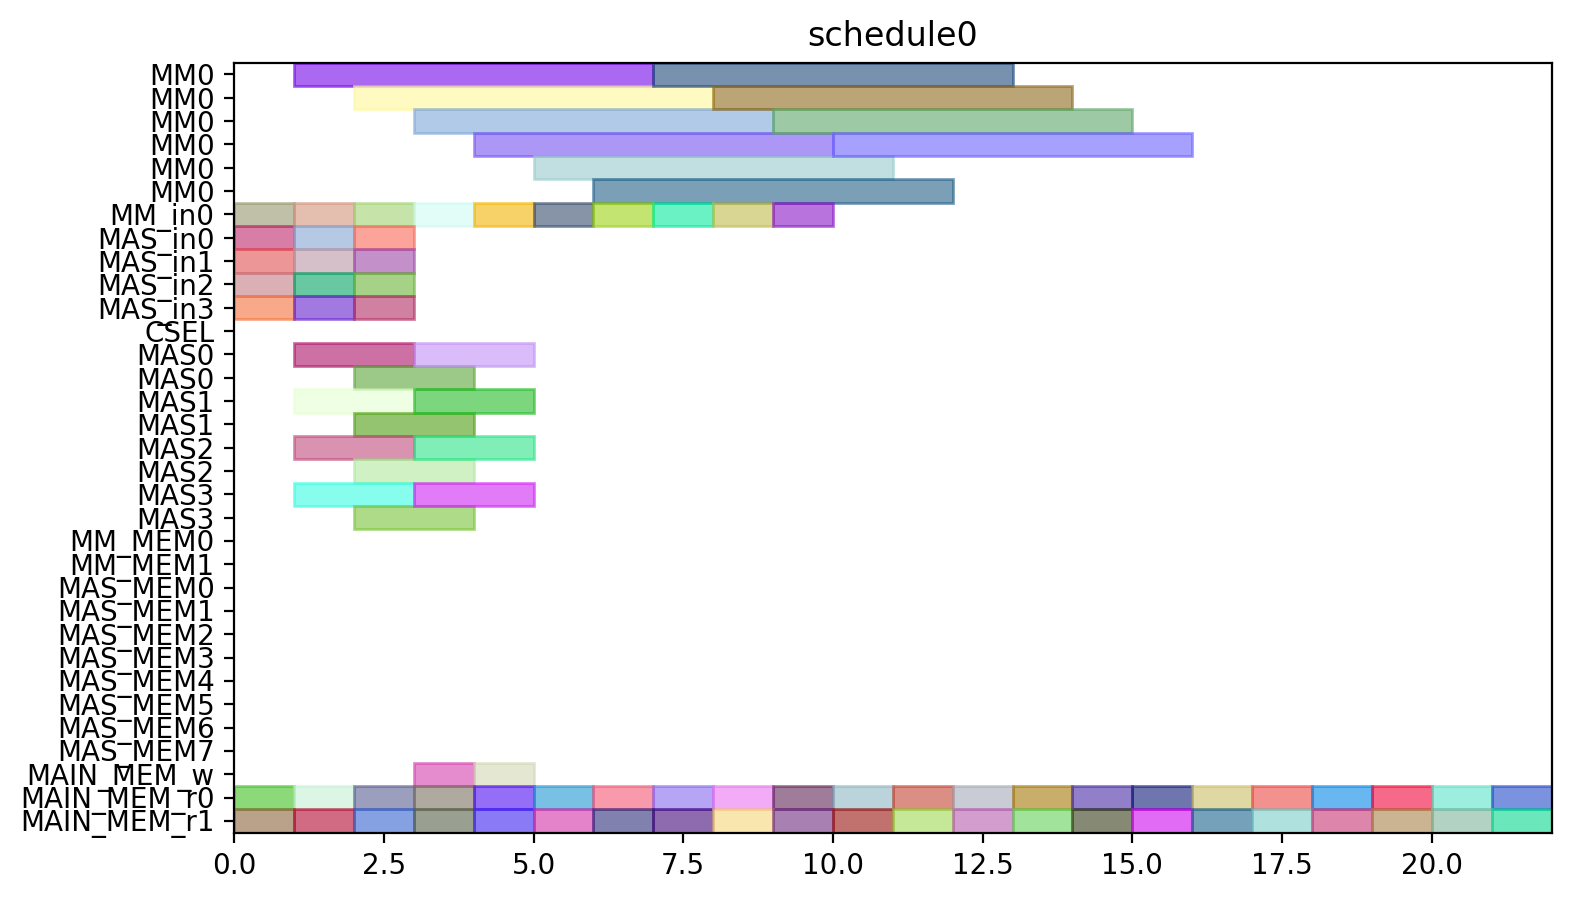

Python code for this plot:
from pyschedule import Scenario, solvers, plotters, alt


def solve():
	horizon = 90
	S = Scenario("schedule0", horizon=horizon)

	# resource
	MM = S.Resources('MM', num=1, size=6)
	MM_in = S.Resources('MM_in', num=1)
	MAS_in = S.Resources('MAS_in', num=4)
	CSEL = S.Resource('CSEL')
	MAS = S.Resources('MAS', num=4, size=2, periods=range(1, horizon))
	MM_MEM = S.Resources('MM_MEM', num=2)
	MAS_MEM = S.Resources('MAS_MEM', num=8)
	MAIN_MEM_w = S.Resource('MAIN_MEM_w', size=1)
	MAIN_MEM_r = S.Resources('MAIN_MEM_r', num=2)

	# result of previous scheduling

	# new tasks
	c10_t0 = S.Task('c10_t0', length=6, delay_cost=1)
	c10_t0 += alt(MM)
	c10_t0_in = S.Task('c10_t0_in', length=1, delay_cost=1)
	c10_t0_in += alt(MM_in)
	S += c10_t0_in*MM_in[0]<=c10_t0*MM[0]

	c10_t0_mem0 = S.Task('c10_t0_mem0', length=1, delay_cost=1)
	c10_t0_mem0 += MAIN_MEM_r[0]
	c10_t0_mem1 = S.Task('c10_t0_mem1', length=1, delay_cost=1)
	c10_t0_mem1 += MAIN_MEM_r[1]
	c10_t1 = S.Task('c10_t1', length=6, delay_cost=1)
	c10_t1 += alt(MM)
	c10_t1_in = S.Task('c10_t1_in', length=1, delay_cost=1)
	c10_t1_in += alt(MM_in)
	S += c10_t1_in*MM_in[0]<=c10_t1*MM[0]

	c10_t1_mem0 = S.Task('c10_t1_mem0', length=1, delay_cost=1)
	c10_t1_mem0 += MAIN_MEM_r[0]
	c10_t1_mem1 = S.Task('c10_t1_mem1', length=1, delay_cost=1)
	c10_t1_mem1 += MAIN_MEM_r[1]
	c10_t2 = S.Task('c10_t2', length=2, delay_cost=1)
	c10_t2 += alt(MAS)
	c10_t2_in = S.Task('c10_t2_in', length=1, delay_cost=1)
	c10_t2_in += alt(MAS_in)
	S += c10_t2_in*MAS_in[0]<=c10_t2*MAS[0]

	S += c10_t2_in*MAS_in[1]<=c10_t2*MAS[1]

	S += c10_t2_in*MAS_in[2]<=c10_t2*MAS[2]

	S += c10_t2_in*MAS_in[3]<=c10_t2*MAS[3]

	c10_t2_mem0 = S.Task('c10_t2_mem0', length=1, delay_cost=1)
	c10_t2_mem0 += MAIN_MEM_r[0]
	c10_t2_mem1 = S.Task('c10_t2_mem1', length=1, delay_cost=1)
	c10_t2_mem1 += MAIN_MEM_r[1]
	c10_t3 = S.Task('c10_t3', length=2, delay_cost=1)
	c10_t3 += alt(MAS)
	c10_t3_in = S.Task('c10_t3_in', length=1, delay_cost=1)
	c10_t3_in += alt(MAS_in)
	S += c10_t3_in*MAS_in[0]<=c10_t3*MAS[0]

	S += c10_t3_in*MAS_in[1]<=c10_t3*MAS[1]

	S += c10_t3_in*MAS_in[2]<=c10_t3*MAS[2]

	S += c10_t3_in*MAS_in[3]<=c10_t3*MAS[3]

	c10_t3_mem0 = S.Task('c10_t3_mem0', length=1, delay_cost=1)
	c10_t3_mem0 += MAIN_MEM_r[0]
	c10_t3_mem1 = S.Task('c10_t3_mem1', length=1, delay_cost=1)
	c10_t3_mem1 += MAIN_MEM_r[1]
	c20_t0 = S.Task('c20_t0', length=6, delay_cost=1)
	c20_t0 += alt(MM)
	c20_t0_in = S.Task('c20_t0_in', length=1, delay_cost=1)
	c20_t0_in += alt(MM_in)
	S += c20_t0_in*MM_in[0]<=c20_t0*MM[0]

	c20_t0_mem0 = S.Task('c20_t0_mem0', length=1, delay_cost=1)
	c20_t0_mem0 += MAIN_MEM_r[0]
	c20_t0_mem1 = S.Task('c20_t0_mem1', length=1, delay_cost=1)
	c20_t0_mem1 += MAIN_MEM_r[1]
	c20_t1 = S.Task('c20_t1', length=6, delay_cost=1)
	c20_t1 += alt(MM)
	c20_t1_in = S.Task('c20_t1_in', length=1, delay_cost=1)
	c20_t1_in += alt(MM_in)
	S += c20_t1_in*MM_in[0]<=c20_t1*MM[0]

	c20_t1_mem0 = S.Task('c20_t1_mem0', length=1, delay_cost=1)
	c20_t1_mem0 += MAIN_MEM_r[0]
	c20_t1_mem1 = S.Task('c20_t1_mem1', length=1, delay_cost=1)
	c20_t1_mem1 += MAIN_MEM_r[1]
	c20_t2 = S.Task('c20_t2', length=2, delay_cost=1)
	c20_t2 += alt(MAS)
	c20_t2_in = S.Task('c20_t2_in', length=1, delay_cost=1)
	c20_t2_in += alt(MAS_in)
	S += c20_t2_in*MAS_in[0]<=c20_t2*MAS[0]

	S += c20_t2_in*MAS_in[1]<=c20_t2*MAS[1]

	S += c20_t2_in*MAS_in[2]<=c20_t2*MAS[2]

	S += c20_t2_in*MAS_in[3]<=c20_t2*MAS[3]

	c20_t2_mem0 = S.Task('c20_t2_mem0', length=1, delay_cost=1)
	c20_t2_mem0 += MAIN_MEM_r[0]
	c20_t2_mem1 = S.Task('c20_t2_mem1', length=1, delay_cost=1)
	c20_t2_mem1 += MAIN_MEM_r[1]
	c20_t3 = S.Task('c20_t3', length=2, delay_cost=1)
	c20_t3 += alt(MAS)
	c20_t3_in = S.Task('c20_t3_in', length=1, delay_cost=1)
	c20_t3_in += alt(MAS_in)
	S += c20_t3_in*MAS_in[0]<=c20_t3*MAS[0]

	S += c20_t3_in*MAS_in[1]<=c20_t3*MAS[1]

	S += c20_t3_in*MAS_in[2]<=c20_t3*MAS[2]

	S += c20_t3_in*MAS_in[3]<=c20_t3*MAS[3]

	c20_t3_mem0 = S.Task('c20_t3_mem0', length=1, delay_cost=1)
	c20_t3_mem0 += MAIN_MEM_r[0]
	c20_t3_mem1 = S.Task('c20_t3_mem1', length=1, delay_cost=1)
	c20_t3_mem1 += MAIN_MEM_r[1]
	c01_t0 = S.Task('c01_t0', length=6, delay_cost=1)
	c01_t0 += alt(MM)
	c01_t0_in = S.Task('c01_t0_in', length=1, delay_cost=1)
	c01_t0_in += alt(MM_in)
	S += c01_t0_in*MM_in[0]<=c01_t0*MM[0]

	c01_t0_mem0 = S.Task('c01_t0_mem0', length=1, delay_cost=1)
	c01_t0_mem0 += MAIN_MEM_r[0]
	c01_t0_mem1 = S.Task('c01_t0_mem1', length=1, delay_cost=1)
	c01_t0_mem1 += MAIN_MEM_r[1]
	c01_t1 = S.Task('c01_t1', length=6, delay_cost=1)
	c01_t1 += alt(MM)
	c01_t1_in = S.Task('c01_t1_in', length=1, delay_cost=1)
	c01_t1_in += alt(MM_in)
	S += c01_t1_in*MM_in[0]<=c01_t1*MM[0]

	c01_t1_mem0 = S.Task('c01_t1_mem0', length=1, delay_cost=1)
	c01_t1_mem0 += MAIN_MEM_r[0]
	c01_t1_mem1 = S.Task('c01_t1_mem1', length=1, delay_cost=1)
	c01_t1_mem1 += MAIN_MEM_r[1]
	c01_t2 = S.Task('c01_t2', length=2, delay_cost=1)
	c01_t2 += alt(MAS)
	c01_t2_in = S.Task('c01_t2_in', length=1, delay_cost=1)
	c01_t2_in += alt(MAS_in)
	S += c01_t2_in*MAS_in[0]<=c01_t2*MAS[0]

	S += c01_t2_in*MAS_in[1]<=c01_t2*MAS[1]

	S += c01_t2_in*MAS_in[2]<=c01_t2*MAS[2]

	S += c01_t2_in*MAS_in[3]<=c01_t2*MAS[3]

	c01_t2_mem0 = S.Task('c01_t2_mem0', length=1, delay_cost=1)
	c01_t2_mem0 += MAIN_MEM_r[0]
	c01_t2_mem1 = S.Task('c01_t2_mem1', length=1, delay_cost=1)
	c01_t2_mem1 += MAIN_MEM_r[1]
	c01_t3 = S.Task('c01_t3', length=2, delay_cost=1)
	c01_t3 += alt(MAS)
	c01_t3_in = S.Task('c01_t3_in', length=1, delay_cost=1)
	c01_t3_in += alt(MAS_in)
	S += c01_t3_in*MAS_in[0]<=c01_t3*MAS[0]

	S += c01_t3_in*MAS_in[1]<=c01_t3*MAS[1]

	S += c01_t3_in*MAS_in[2]<=c01_t3*MAS[2]

	S += c01_t3_in*MAS_in[3]<=c01_t3*MAS[3]

	c01_t3_mem0 = S.Task('c01_t3_mem0', length=1, delay_cost=1)
	c01_t3_mem0 += MAIN_MEM_r[0]
	c01_t3_mem1 = S.Task('c01_t3_mem1', length=1, delay_cost=1)
	c01_t3_mem1 += MAIN_MEM_r[1]
	c11_t0 = S.Task('c11_t0', length=6, delay_cost=1)
	c11_t0 += alt(MM)
	c11_t0_in = S.Task('c11_t0_in', length=1, delay_cost=1)
	c11_t0_in += alt(MM_in)
	S += c11_t0_in*MM_in[0]<=c11_t0*MM[0]

	c11_t0_mem0 = S.Task('c11_t0_mem0', length=1, delay_cost=1)
	c11_t0_mem0 += MAIN_MEM_r[0]
	c11_t0_mem1 = S.Task('c11_t0_mem1', length=1, delay_cost=1)
	c11_t0_mem1 += MAIN_MEM_r[1]
	c11_t1 = S.Task('c11_t1', length=6, delay_cost=1)
	c11_t1 += alt(MM)
	c11_t1_in = S.Task('c11_t1_in', length=1, delay_cost=1)
	c11_t1_in += alt(MM_in)
	S += c11_t1_in*MM_in[0]<=c11_t1*MM[0]

	c11_t1_mem0 = S.Task('c11_t1_mem0', length=1, delay_cost=1)
	c11_t1_mem0 += MAIN_MEM_r[0]
	c11_t1_mem1 = S.Task('c11_t1_mem1', length=1, delay_cost=1)
	c11_t1_mem1 += MAIN_MEM_r[1]
	c11_t2 = S.Task('c11_t2', length=2, delay_cost=1)
	c11_t2 += alt(MAS)
	c11_t2_in = S.Task('c11_t2_in', length=1, delay_cost=1)
	c11_t2_in += alt(MAS_in)
	S += c11_t2_in*MAS_in[0]<=c11_t2*MAS[0]

	S += c11_t2_in*MAS_in[1]<=c11_t2*MAS[1]

	S += c11_t2_in*MAS_in[2]<=c11_t2*MAS[2]

	S += c11_t2_in*MAS_in[3]<=c11_t2*MAS[3]

	c11_t2_mem0 = S.Task('c11_t2_mem0', length=1, delay_cost=1)
	c11_t2_mem0 += MAIN_MEM_r[0]
	c11_t2_mem1 = S.Task('c11_t2_mem1', length=1, delay_cost=1)
	c11_t2_mem1 += MAIN_MEM_r[1]
	c11_t3 = S.Task('c11_t3', length=2, delay_cost=1)
	c11_t3 += alt(MAS)
	c11_t3_in = S.Task('c11_t3_in', length=1, delay_cost=1)
	c11_t3_in += alt(MAS_in)
	S += c11_t3_in*MAS_in[0]<=c11_t3*MAS[0]

	S += c11_t3_in*MAS_in[1]<=c11_t3*MAS[1]

	S += c11_t3_in*MAS_in[2]<=c11_t3*MAS[2]

	S += c11_t3_in*MAS_in[3]<=c11_t3*MAS[3]

	c11_t3_mem0 = S.Task('c11_t3_mem0', length=1, delay_cost=1)
	c11_t3_mem0 += MAIN_MEM_r[0]
	c11_t3_mem1 = S.Task('c11_t3_mem1', length=1, delay_cost=1)
	c11_t3_mem1 += MAIN_MEM_r[1]
	c21_t0 = S.Task('c21_t0', length=6, delay_cost=1)
	c21_t0 += alt(MM)
	c21_t0_in = S.Task('c21_t0_in', length=1, delay_cost=1)
	c21_t0_in += alt(MM_in)
	S += c21_t0_in*MM_in[0]<=c21_t0*MM[0]

	c21_t0_mem0 = S.Task('c21_t0_mem0', length=1, delay_cost=1)
	c21_t0_mem0 += MAIN_MEM_r[0]
	c21_t0_mem1 = S.Task('c21_t0_mem1', length=1, delay_cost=1)
	c21_t0_mem1 += MAIN_MEM_r[1]
	c21_t1 = S.Task('c21_t1', length=6, delay_cost=1)
	c21_t1 += alt(MM)
	c21_t1_in = S.Task('c21_t1_in', length=1, delay_cost=1)
	c21_t1_in += alt(MM_in)
	S += c21_t1_in*MM_in[0]<=c21_t1*MM[0]

	c21_t1_mem0 = S.Task('c21_t1_mem0', length=1, delay_cost=1)
	c21_t1_mem0 += MAIN_MEM_r[0]
	c21_t1_mem1 = S.Task('c21_t1_mem1', length=1, delay_cost=1)
	c21_t1_mem1 += MAIN_MEM_r[1]
	c21_t2 = S.Task('c21_t2', length=2, delay_cost=1)
	c21_t2 += alt(MAS)
	c21_t2_in = S.Task('c21_t2_in', length=1, delay_cost=1)
	c21_t2_in += alt(MAS_in)
	S += c21_t2_in*MAS_in[0]<=c21_t2*MAS[0]

	S += c21_t2_in*MAS_in[1]<=c21_t2*MAS[1]

	S += c21_t2_in*MAS_in[2]<=c21_t2*MAS[2]

	S += c21_t2_in*MAS_in[3]<=c21_t2*MAS[3]

	c21_t2_mem0 = S.Task('c21_t2_mem0', length=1, delay_cost=1)
	c21_t2_mem0 += MAIN_MEM_r[0]
	c21_t2_mem1 = S.Task('c21_t2_mem1', length=1, delay_cost=1)
	c21_t2_mem1 += MAIN_MEM_r[1]
	c21_t3 = S.Task('c21_t3', length=2, delay_cost=1)
	c21_t3 += alt(MAS)
	c21_t3_in = S.Task('c21_t3_in', length=1, delay_cost=1)
	c21_t3_in += alt(MAS_in)
	S += c21_t3_in*MAS_in[0]<=c21_t3*MAS[0]

	S += c21_t3_in*MAS_in[1]<=c21_t3*MAS[1]

	S += c21_t3_in*MAS_in[2]<=c21_t3*MAS[2]

	S += c21_t3_in*MAS_in[3]<=c21_t3*MAS[3]

	c21_t3_mem0 = S.Task('c21_t3_mem0', length=1, delay_cost=1)
	c21_t3_mem0 += MAIN_MEM_r[0]
	c21_t3_mem1 = S.Task('c21_t3_mem1', length=1, delay_cost=1)
	c21_t3_mem1 += MAIN_MEM_r[1]
	c000 = S.Task('c000', length=2, delay_cost=1)
	c000 += alt(MAS)
	c000_in = S.Task('c000_in', length=1, delay_cost=1)
	c000_in += alt(MAS_in)
	S += c000_in*MAS_in[0]<=c000*MAS[0]

	S += c000_in*MAS_in[1]<=c000*MAS[1]

	S += c000_in*MAS_in[2]<=c000*MAS[2]

	S += c000_in*MAS_in[3]<=c000*MAS[3]

	S += 0<c000

	c000_w = S.Task('c000_w', length=1, delay_cost=1)
	c000_w += alt(MAIN_MEM_w)
	S += c000 <= c000_w

	c000_mem0 = S.Task('c000_mem0', length=1, delay_cost=1)
	c000_mem0 += MAIN_MEM_r[0]
	c000_mem1 = S.Task('c000_mem1', length=1, delay_cost=1)
	c000_mem1 += MAIN_MEM_r[1]
	c001 = S.Task('c001', length=2, delay_cost=1)
	c001 += alt(MAS)
	c001_in = S.Task('c001_in', length=1, delay_cost=1)
	c001_in += alt(MAS_in)
	S += c001_in*MAS_in[0]<=c001*MAS[0]

	S += c001_in*MAS_in[1]<=c001*MAS[1]

	S += c001_in*MAS_in[2]<=c001*MAS[2]

	S += c001_in*MAS_in[3]<=c001*MAS[3]

	S += 0<c001

	c001_w = S.Task('c001_w', length=1, delay_cost=1)
	c001_w += alt(MAIN_MEM_w)
	S += c001 <= c001_w

	c001_mem0 = S.Task('c001_mem0', length=1, delay_cost=1)
	c001_mem0 += MAIN_MEM_r[0]
	c001_mem1 = S.Task('c001_mem1', length=1, delay_cost=1)
	c001_mem1 += MAIN_MEM_r[1]
	solvers.mip.solve(S,msg=1,kind='CPLEX',ratio_gap=1.01)

	solution = [['hoge']*len(S.solution()[1]) for i in range(len(S.solution()))]
	for i in range(len(S.solution())):
		for j in range(len(S.solution()[i])):
			solution[i][j]=str(S.solution()[i][j])
	print(solution)

	cycles = int(solution[-1][3])

	pic_file_name = "/home/mfukuda/ABE/multiRAM_multiMAS_16mux/scheduling_result/stage6MM1_stage2MAS4/FROB/schedule0.png"
	if(S.solution() != []):
		plotters.matplotlib.plot(S,img_filename=pic_file_name, show_task_labels=False, fig_size=(cycles*0.25+3, 5))

	return solution
